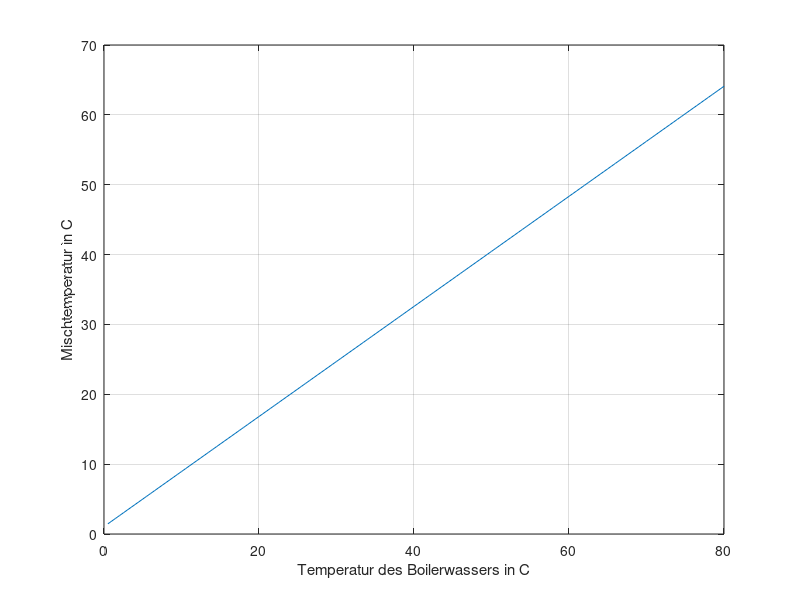
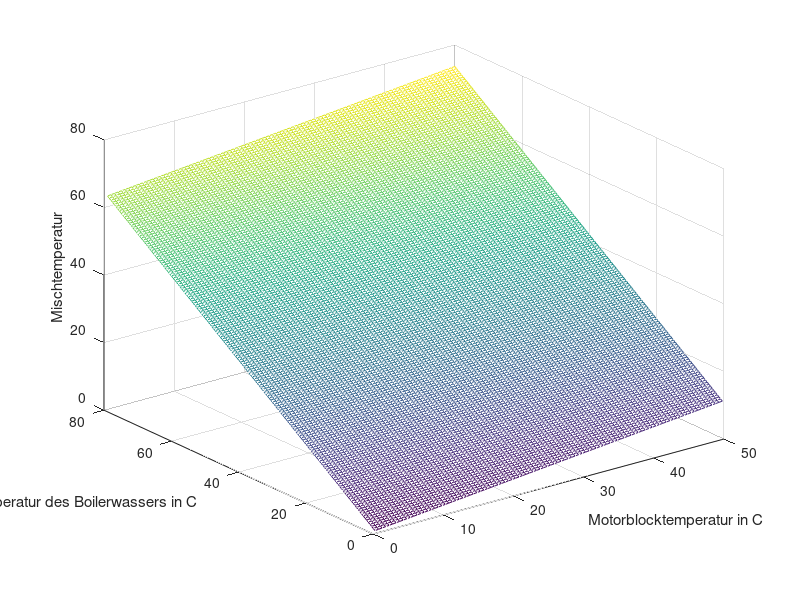

Write the MATLAB code that produced these figures, in order.
% Temperaturberechnung / Q-Mansy / Kuehlwassermanagement
% 21.Juni.2014
% Version 1
%
% Ein Boiler soll durch Wasserdurchlauf auf Temperatur gebracht
% werden und soll die Temperatur halten. Dazu wird der folgende
% Zweipunktregler benutzt. Die Temperatur wird dadurch erhoeht,
% dass heißes Wasser durch den Boiler flieszt. Der Zulauf wird
% durch eine Pumpe gesteuert.
close all
clear all
clc


% Voreinstellungen
m_M = 100;        % Motormasse in kg
c_M = 0.45;       % Waermekapazitaet Eisen in kJ*(1/K)*K
T_M = 10;         % Temperatur des Motorblocks
m_W = 40;         % Masse des Boilerwassers
c_W = 4.18;       % Waermekapazitaet Wasser in kJ*(1/K)*K
T_W = 70;         % Temperatur des Boilerwassers

% Berechnen der Mischtemperatur
for k = 1:100     % Schleife zum variieren der Motorblocktemperatur 
  T_M(k) = k/2;
  for i = 1:160   % Schleife zum variieren der Boilertemperatur
    T_W(i) = i/2;
    T_X(i,k) = (m_M*c_M*T_M(k) + m_W*c_W*T_W(i))/(m_W*c_W + m_M*c_M);
  end
end

% Plotten
figure()
plot(T_W, T_X(:,10))
xlim([0 80])
xlabel('Temperatur des Boilerwassers in C')
ylabel('Mischtemperatur in C')
grid on

figure()
[x,y] = meshgrid(T_M,T_W);
mesh(x,y,T_X);
xlabel('Motorblocktemperatur in C');
ylabel('Temperatur des Boilerwassers in C');
zlabel('Mischtemperatur');
